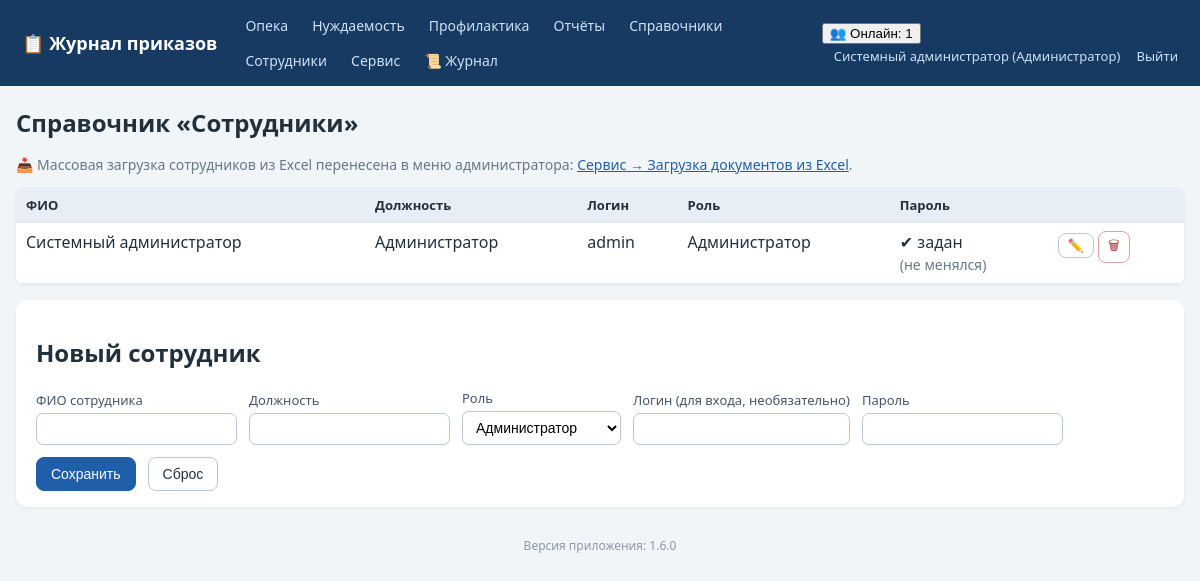
/employees (signed in), run on the app's committed database.
### tables this page shows
CREATE TABLE employees (
    id INTEGER PRIMARY KEY AUTOINCREMENT,
    full_name TEXT NOT NULL,
    position TEXT NOT NULL DEFAULT '',
    login TEXT UNIQUE,
    password_hash TEXT,
    pwd_changed_at TEXT,           -- дата последней самостоятельной смены пароля
    role_id INTEGER REFERENCES roles(id)
);

CREATE TABLE roles (
    id INTEGER PRIMARY KEY AUTOINCREMENT,
    name TEXT UNIQUE NOT NULL
);

### app.py (the view)
@app.route('/employees')
def employees():
    require_login()
    conn = get_db()
    rows = conn.execute('SELECT e.*, r.name role_name FROM employees e '
                        'LEFT JOIN roles r ON r.id=e.role_id ORDER BY e.full_name').fetchall()
    conn.close()
    return render_template('employees.html', rows=rows)

### app.py (called while the page is built, shortened)
def has_request_context_safe():
    try:
        from flask import has_request_context
        return has_request_context()
    except Exception:
        return False

def _session_signature(uid):
    raw = request.cookies.get(app.config['SESSION_COOKIE_NAME'], '')
    if not raw:
        return ''

def _db_touch_throttled(key, min_interval=10.0):
    now = time.time()
    last = _DB_TOUCH_TS.get(key, 0)
    if now - last >= min_interval:
        _DB_TOUCH_TS[key] = now
        return True
    return False

def db_cleanup_active_sessions(cutoff):
    try:
        conn = get_db()
        conn.execute('DELETE FROM active_sessions WHERE last_seen < ?', (cutoff,))
        conn.commit()
        conn.close()
    except Exception:
        pass

def touch_active_session(uid):
    sid = _session_signature(uid)
    ip = request.remote_addr if has_request_context_safe() else ''
    now = time.time()
    with ACTIVE_SESSIONS_LOCK:
        ACTIVE_SESSIONS[(uid, sid)] = {'last_seen': now, 'ip': ip}
    if _db_touch_throttled((uid, sid)):
        db_touch_active_session(uid, sid, ip)

def cleanup_active_sessions():
    cutoff = time.time() - ACTIVE_TIMEOUT
    with ACTIVE_SESSIONS_LOCK:
        expired = [k for k, v in ACTIVE_SESSIONS.items()
                   if v['last_seen'] < cutoff]
        for k in expired:
            del ACTIVE_SESSIONS[k]
    db_cleanup_active_sessions(cutoff)

@app.before_request
def _mark_tls_noise_context():
    try:
        from flask import g as _fg
        _tls_noise_ctx.g = _fg
    except Exception:
        pass

def get_db():
    conn = sqlite3.connect(DB_PATH)
    conn.row_factory = sqlite3.Row
    conn.execute('PRAGMA foreign_keys = ON')
    return conn

def current_user():
    uid = session.get('user_id')
    if not uid:
        return None
    conn = get_db()
    u = conn.execute('SELECT e.*, r.name AS role_name FROM employees e '
                     'LEFT JOIN roles r ON r.id=e.role_id WHERE e.id=?', (uid,)).fetchone()
    conn.close()
    return u

def require_login():
    if not current_user():
        abort(redirect(url_for('login')))

def can_access_journal(user, journal):
    if not user:
        return False
    if user['role_name'] in FULL_DATA_ROLES:  # админ и начальник — полный доступ
        return True
    return user['role_name'] in ROLE_ACCESS[journal]

### templates/employees.html (shortened to what this page needs)
{% extends 'base.html' %}
{% block content %}
<h1>Справочник «Сотрудники»</h1>
{% if cu and cu.role_name in ['Администратор','Начальник отдела'] %}
<p class="muted no-print">📥 Массовая загрузка сотрудников из Excel перенесена в меню администратора:
   <a href="{{ url_for('service') }}">Сервис → Загрузка документов из Excel</a>.</p>
{% endif %}
<table class="grid">
  <tr><th>ФИО</th><th>Должность</th><th>Логин</th><th>Роль</th><th>Пароль</th><th></th></tr>
  {% for r in rows %}
  <tr>
    <td>{{ r.full_name }}</td><td>{{ r.position }}</td>
    <td>{{ r.login or '—' }}</td><td>{{ r.role_name or '—' }}</td>
    <td>{{ '✔ задан' if r.password_hash else '—' }}{% if r.password_hash and not r.pwd_changed_at %}<br><span class="muted">(не менялся)</span>{% endif %}</td>
    <td class="actions">
      <button class="btn sm" data-id="{{ r.id }}" data-fio="{{ r.full_name }}" data-pos="{{ r.position or '' }}"
              data-login="{{ r.login or '' }}" data-role="{{ r.role_name or 'Куратор' }}"
              data-haspw="{{ 1 if r.password_hash else 0 }}" onclick="editEmp(this)">✏️</button>
      <form method="post" action="{{ url_for('employee_delete', eid=r.id) }}" style="display:inline"
            onsubmit="return confirm('Удалить сотрудника?')"><button class="btn sm danger">🗑</button></form>
    </td>
  </tr>
  {% endfor %}
</table>
<div class="panel">
  <h2 id="empFormTitle">Новый сотрудник</h2>
  <form method="post" action="{{ url_for('employee_save') }}" id="empForm">
    <label>ФИО сотрудника <input name="full_name" id="emp_fio" required></label>
    <label>Должность <input name="position" id="emp_pos"></label>
    <label>Роль
      <select name="role" id="emp_role">
        {% for role in all_roles %}<option>{{ role }}</option>{% endfor %}
      </select>
    </label>
    <label>Логин (для входа, необязательно) <input name="login" id="emp_login" autocomplete="off"></label>
    <label id="pwLabel">Пароль <input type="password" name="password" id="emp_pw" autocomplete="new-password"></label>
    <button class="btn primary" type="submit">Сохранить</button>
    <button class="btn" type="button" onclick="resetEmp()">Сброс</button>
  </form>
</div>
{% endblock %}

### templates/base.html (shortened to what this page needs)
<!DOCTYPE html>
<html lang="ru">
<head>
<link rel="stylesheet" href="{{ url_for('static', filename='style.css') }}">
</head>
<body>
<header class="topbar no-print">
  <div class="brand"><a href="{{ url_for('index') }}">📋 Журнал приказов</a></div>
  <nav>
    {% for j, t in accessible_journals %}
      <a href="{{ url_for('journal_list', journal=j) }}">{{ t }}</a>
    {% endfor %}
    {% if cu and cu.role_name in ['Администратор','Начальник отдела','Куратор'] %}
      <a href="{{ url_for('reports') }}">Отчёты</a>
    {% endif %}
    <a href="{{ url_for('references', tab='order_types') }}">Справочники</a>
    {% if cu and cu.role_name == 'Администратор' %}
      <a href="{{ url_for('employees') }}">Сотрудники</a>
      <a href="{{ url_for('service') }}">Сервис</a>
      <a href="{{ url_for('logs_view') }}" title="Журнал логирования">📜 Журнал</a>
    {% endif %}
  </nav>
  <div class="userbox">
    {% if cu %}
      {% if active_users is not none %}
        <div class="online" id="onlineBox" title="Сотрудники, работавшие в системе за последние {{ (active_timeout // 60) or 1 }} мин. Обновляется автоматически.">
          <button type="button" class="online-toggle" onclick="toggleOnline()">👥 Онлайн: {{ active_users|length }}</button>
        </div>
      {% endif %}
      <a href="{{ url_for('profile') }}" title="Сменить пароль">{{ cu.full_name }} ({{ cu.role_name }})</a>
      <a href="{{ url_for('logout') }}">Выйти</a>
    {% endif %}
  </div>
</header>
<main class="container">
  {% block content %}{% endblock %}
</main>
<footer class="foot no-print">Версия приложения: {{ app_version }}</footer>
</body>
</html>

### static/style.css (style rules this page uses)
:root { --bs:#1f5fa9;--bg:#f2f5f8;--tx:#22303c; }
* { box-sizing:border-box }
body { margin:0;font-family:"Segoe UI",Arial,sans-serif;background:var(--bg);color:var(--tx); }
a { color:var(--bs); }
.topbar { display:flex;align-items:center;gap:18px;flex-wrap:wrap;background:#173a63;color:#fff;padding:10px 22px; }
.topbar .brand a { color:#fff;font-weight:700;font-size:18px;text-decoration:none; }
.topbar nav { display:flex;gap:4px;flex-wrap:wrap;flex:1; }
.topbar nav a { color:#cfe0f5;text-decoration:none;padding:6px 10px;border-radius:6px;font-size:14px; }
.userbox a { color:#cfe0f5;text-decoration:none;font-size:13px;margin-left:12px; }
.container { max-width:1200px;margin:20px auto;padding:0 16px; }
h1 { font-size:24px; }
.panel { background:#fff;border-radius:12px;padding:16px 20px;margin:16px 0;box-shadow:0 1px 4px rgba(0,0,0,.06); }
.panel form { display:flex;flex-wrap:wrap;gap:12px;align-items:end; }
label { display:flex;flex-direction:column;font-size:13px;gap:4px;color:#44556a; }
input,select { padding:7px 9px;border:1px solid #b9c6d3;border-radius:7px;font-size:14px;background:#fff; }
.btn { display:inline-block;padding:8px 14px;border-radius:8px;border:1px solid #b9c6d3;background:#fff;color:var(--tx);cursor:pointer;font-size:14px;text-decoration:none; }
.btn.primary { background:var(--bs);border-color:var(--bs);color:#fff; }
.btn.danger { background:#fff;border-color:#dba0a0;color:#a33; }
.btn.sm { padding:4px 9px;font-size:13px; }
table.grid { width:100%;border-collapse:collapse;background:#fff;margin:14px 0;box-shadow:0 1px 4px rgba(0,0,0,.06);border-radius:8px;overflow:hidden; }
.grid th { background:#e8eef5;font-size:13px;text-align:left; }
.grid th,.grid td { padding:8px 10px;border-bottom:1px solid #e2e8ef;vertical-align:top; }
.actions { white-space:nowrap; }
.muted { color:#67788a;font-size:14px; }
.foot { text-align:center;color:#8a99a8;font-size:12px;margin:30px 0; }

### data on the page
employees: full_name "Системный администратор", position "Администратор", login "admin", name "Администратор", password_hash "✔ задан", shows "(не менялся)"
roles: role_name "Администратор"

### other printed values
{{ t }} "Опека" "Нуждаемость" "Профилактика"
{{ active_users|length }} "1"
{{ app_version }} "1.6.0"
form field role "Администратор"
